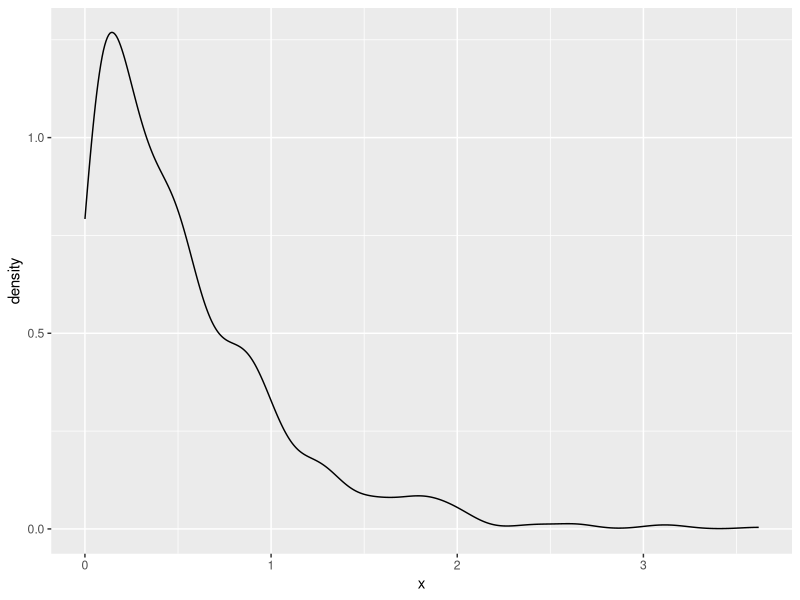
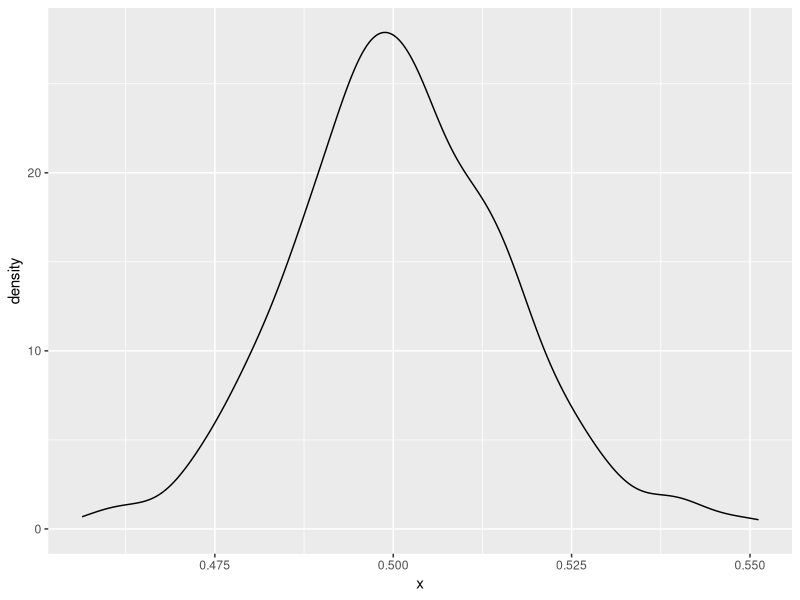

These charts were generated, in order, by the following R code:
## ---- chunk 1
library(ggplot2)
## ---- chunk 2
N <- 1001
x <- rexp(N, 2) #know that if I chose 2 the lambda of 2 will be 1/2

df <- data.frame(x=x)
ggplot(df, aes(x)) + geom_density()


## ---- chunk 3
R <- 501

samplemeans <-rep(NA, R)

for(r in 1:R)
{
  samplemeans[r] <- mean(rexp(N, 2))
}

df <- data.frame(x = samplemeans)
ggplot(df, aes(x)) + geom_density()
